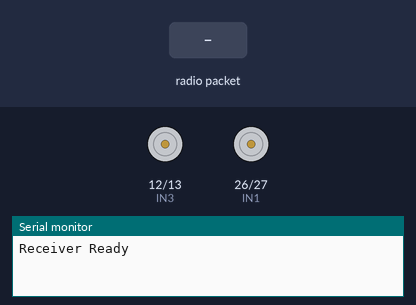
Recording of a sketch running on a simulated ESP32. On the bench: motor-driver pin pairs drawn as motors (green arrow = first pin HIGH = forward, orange = second pin HIGH = backward, longer = more drive), the last lines printed to the serial monitor. Inputs (shaded band) come from the test bench.

Above: at 1.2 s.
1.3 s: radio packet "FORWARD" arrives
At 2.5 s:
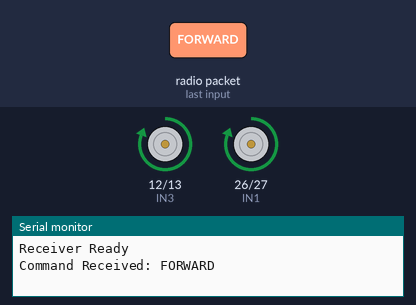
2.8 s: radio packet "BACKWARD" arrives
At 3.9 s:
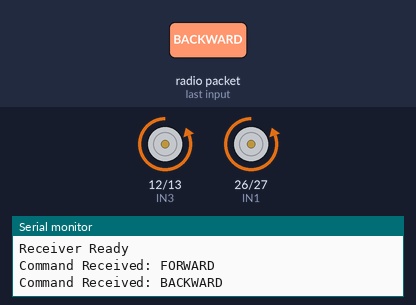
4.3 s: radio packet "LEFT" arrives
At 5.0 s:
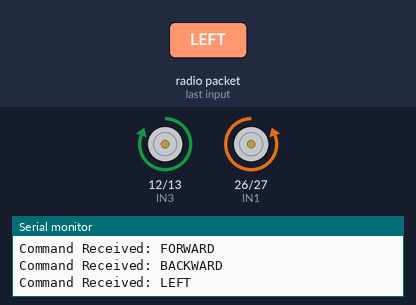
5.8 s: radio packet "RIGHT" arrives
At 6.2 s:
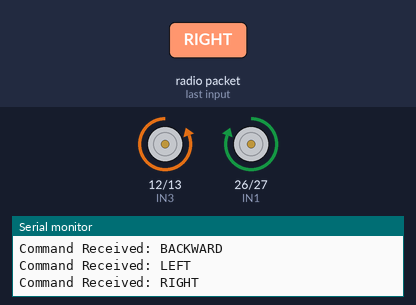
Timing chart, 0 to 8.3 s (numbered marks = the images above; inputs shaded):
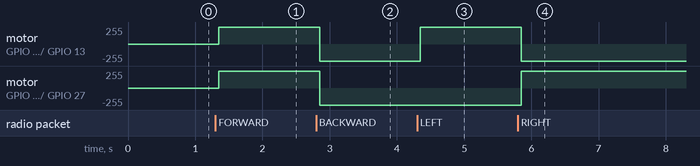

Measured:
- after the input at 1.3 s, motor on GPIO 12 (IN3) / GPIO 13 (IN4), motor on GPIO 26 (IN1) / GPIO 27 (IN2): stopped → forward 255/255 after 0.05 s
- after the input at 2.8 s, motor on GPIO 12 (IN3) / GPIO 13 (IN4), motor on GPIO 26 (IN1) / GPIO 27 (IN2): forward 255/255 → backward 255/255 after 0.05 s
- after the input at 4.3 s, motor on GPIO 12 (IN3) / GPIO 13 (IN4): backward 255/255 → forward 255/255 after 0.05 s
- after the input at 5.8 s, motor on GPIO 12 (IN3) / GPIO 13 (IN4): forward 255/255 → backward 255/255 after 0.05 s; motor on GPIO 26 (IN1) / GPIO 27 (IN2): backward 255/255 → forward 255/255 after 0.05 s

The sketch:

ESP32_Car_Receiver.ino
```cpp
#include <WiFi.h>
#include <esp_now.h>

// Motor driver pins
#define IN1 26   // Motor A input 1
#define IN2 27   // Motor A input 2
#define IN3 12   // Motor B input 1
#define IN4 13   // Motor B input 2

String command = "";

// ====== MOTOR CONTROL ======
void moveCar(const String &cmd) {
  String c = cmd;
  c.toUpperCase();

  if (c == "FORWARD") {
    digitalWrite(IN1, HIGH);
    digitalWrite(IN2, LOW);
    digitalWrite(IN3, HIGH);
    digitalWrite(IN4, LOW);
  }
  else if (c == "BACKWARD") {
    digitalWrite(IN1, LOW);
    digitalWrite(IN2, HIGH);
    digitalWrite(IN3, LOW);
    digitalWrite(IN4, HIGH);
  }
  else if (c == "LEFT") {
    digitalWrite(IN1, LOW);
    digitalWrite(IN2, HIGH);
    digitalWrite(IN3, HIGH);
    digitalWrite(IN4, LOW);
  }
  else if (c == "RIGHT") {
    digitalWrite(IN1, HIGH);
    digitalWrite(IN2, LOW);
    digitalWrite(IN3, LOW);
    digitalWrite(IN4, HIGH);
  }
  else { // STOP
    digitalWrite(IN1, LOW);
    digitalWrite(IN2, LOW);
    digitalWrite(IN3, LOW);
    digitalWrite(IN4, LOW);
  }
}

// ====== ESP-NOW RECEIVE CALLBACK ======
void onRecv(const esp_now_recv_info_t *info, const uint8_t *data, int len) {
  char buffer[50];
  memcpy(buffer, data, len);
  buffer[len] = '\0';

  String recv = String(buffer);
  recv.trim();

  if (recv.length() == 0) return;

  Serial.print("Command Received: ");
  Serial.println(recv);

  moveCar(recv);
}

void setup() {
  Serial.begin(115200);

  pinMode(IN1, OUTPUT);
  pinMode(IN2, OUTPUT);
  pinMode(IN3, OUTPUT);
  pinMode(IN4, OUTPUT);

  WiFi.mode(WIFI_STA);
  WiFi.disconnect();

  if (esp_now_init() != ESP_OK) {
    Serial.println("ESP-NOW INIT FAILED!");
    return;
  }

  esp_now_register_recv_cb(onRecv);

  Serial.println("Receiver Ready");
}

void loop() {}
```
